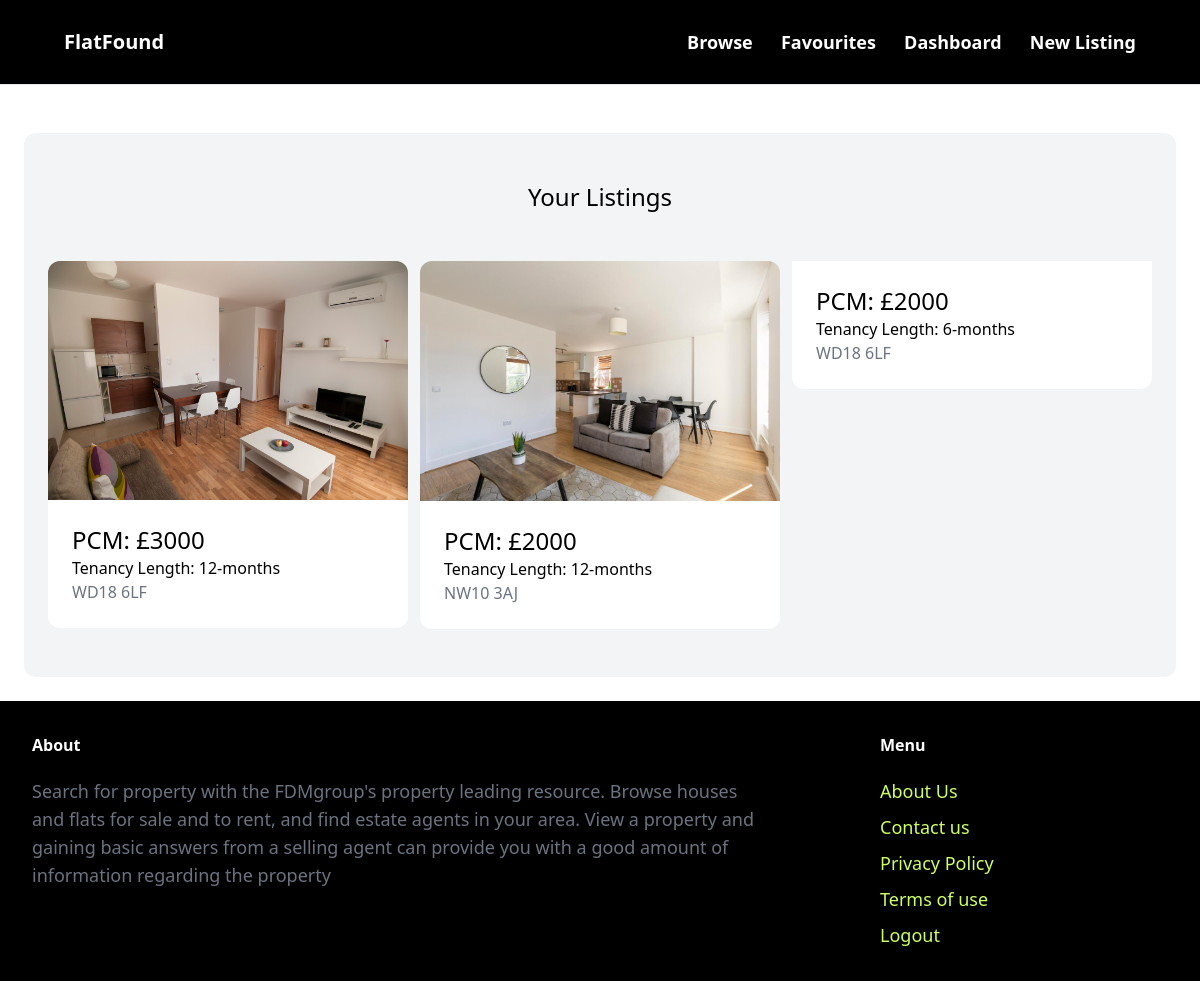
The page /dashboard (signed in) on the database its author committed.
### property/models.py (models this page shows, shortened)
class Property(models.Model):
    country = models.ForeignKey(Countries, related_name='countries', on_delete=models.CASCADE)
    city = models.TextField(blank=True, null=True)
    category = models.ForeignKey(Category, related_name='properties', on_delete=models.CASCADE)
    price_PCM = models.IntegerField()
    PPW = models.FloatField()
    address = models.TextField(blank=True, null=True)
    postcode = models.TextField(blank=True, null=True)
    pet_friendly = models.BooleanField(blank=True, null=True)
    number_of_beds = models.IntegerField(blank=True, null=True)
    number_of_bathrooms = models.IntegerField(blank=True, null=True)
    description = models.TextField(blank=True, null=True)
    image1 = models.ImageField(upload_to='prop_images', blank=True, null=True)
    image2 = models.ImageField(upload_to='prop_images', blank=True, null=True)
    image3 = models.ImageField(upload_to='prop_images', blank=True, null=True)
    image4 = models.ImageField(upload_to='prop_images', blank=True, null=True)
    favourites = models.ManyToManyField(User, related_name='favourite', default=None, blank=True)
    created_by = models.ForeignKey(
        User, related_name='properties', on_delete=models.CASCADE)
    created_at = models.DateField(auto_now_add=True)

class Category(models.Model):
    name = models.CharField(max_length=255)
    class Meta:
        verbose_name_plural = 'Categories'
    def __str__(self):
        return self.name  # Shows the name of property on admin page

### dashboard/views.py (the view)
# urls.py: path('', views.index, name='index'),
@login_required
def index(request):
    properties = Property.objects.filter(created_by=request.user)
    return render(request, 'dashboard/index.html', {
        'properties': properties
    })

### dashboard/templates/dashboard/index.html (shortened to what this page needs)
{% extends 'core/base.html' %}
{% block content %}
<div class="mt-6 px-6 py-12 bg-gray-100 rounded-xl">
    <h2 class="mb-12 text-2xl text-center">Your Listings</h2>
    <div class="grid grid-cols-3 gap-3">
        {% for property in properties %}
        <div>
            <a href="{% url 'property:detail' property.id %}">
                <div class="">
                    <img src="{{ property.image1.url }}" alt="" class="rounded-t-xl">
                </div>
                <div class="p-6 bg-white rounded-b-xl">
                    <h2 class="text-2xl">PCM: £{{property.price_PCM}}</h2>
                    <h2 class="text-1xl">Tenancy Length: {{property.category}} </h2>
                    <p class="text-gray-500">{{property.postcode}}</p>
                </div>
            </a>
        </div>
        {% endfor %}
    </div>
</div>
{% endblock %}

### core/templates/core/base.html (style rules this page uses)
html, body { height: 100%; margin: 0; padding: 0; display: flex; flex-direction: column; }
body { flex: 1; }

### rows shown on the page
Property: image1 (picture), price_PCM "3000", category "12-months", postcode "WD18 6LF"
Property: image1 (picture), price_PCM "2000", category "12-months", postcode "NW10 3AJ"
Property: price_PCM "2000", category "6-months", postcode "WD18 6LF"
